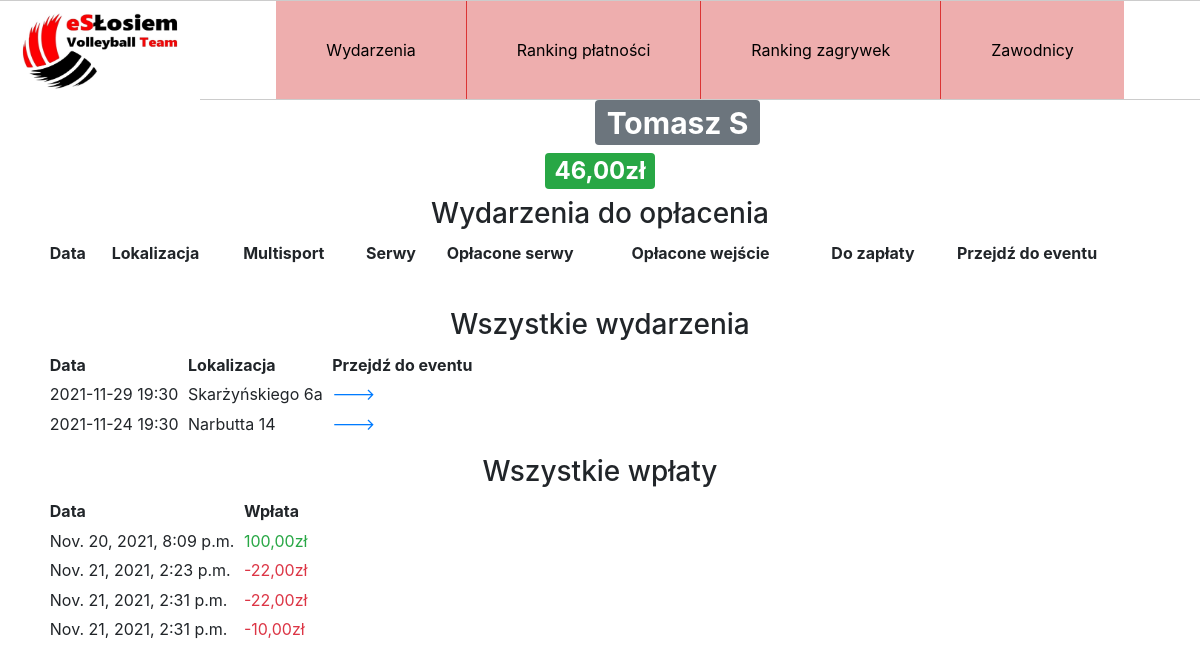
Page /player/4 on the earlier database version.
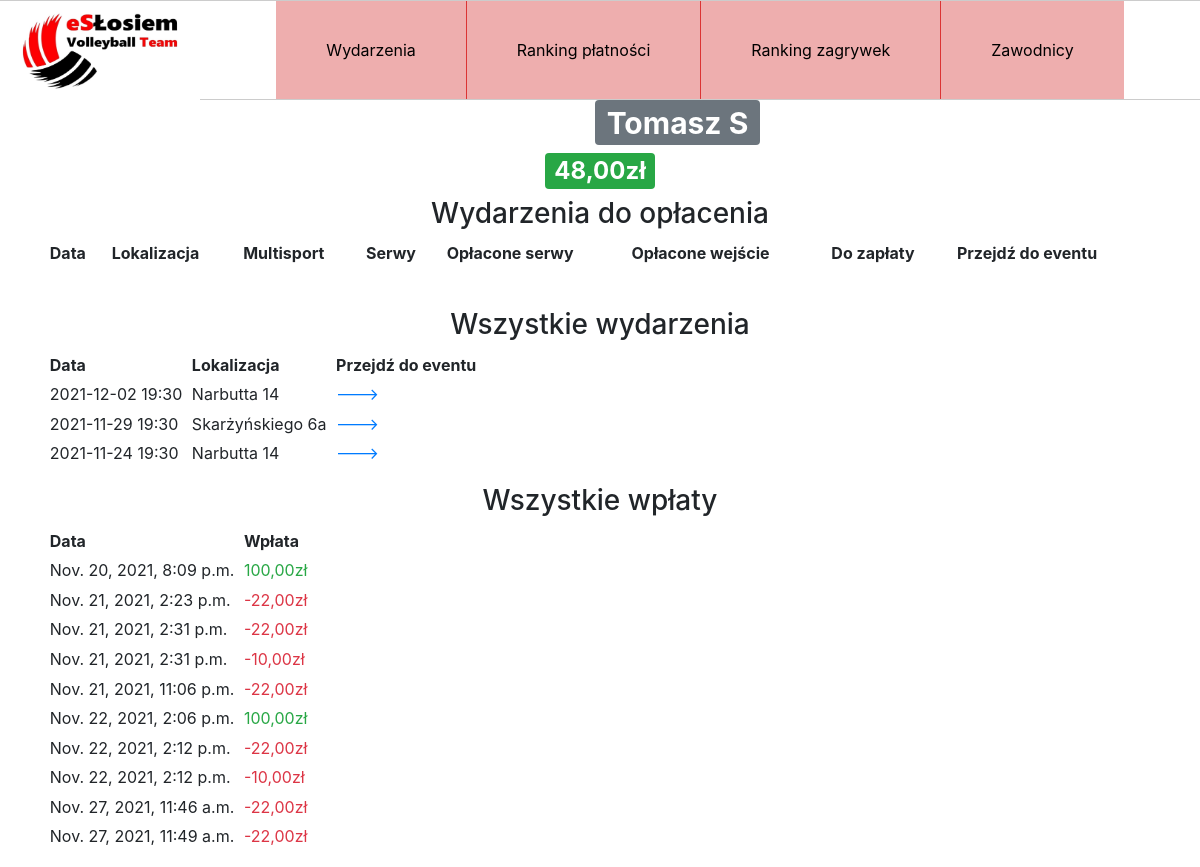
Same page on the later database version.
### zapisy/models.py (models this page shows, shortened)
class Entry(models.Model):
    event = models.ForeignKey("Event", on_delete=models.CASCADE)
    player = models.ForeignKey("Player", on_delete=models.CASCADE)
    created_at = models.DateTimeField(auto_now_add=True, editable=True)
    reserve = models.BooleanField(default=False)
    multisport = models.BooleanField(default=False)
    serves = models.IntegerField(default=0)
    paid = models.BooleanField(default=False)
    serves_paid = models.BooleanField(default=False)
    resign = models.BooleanField(default=False)
    def count_entry_fee(self):
        if not self.paid:
            if self.multisport:
                return self.event.price_multisport
            else:
                return self.event.price
        else:
            return 0
    def count_serves_fee(self):
        if not self.serves_paid:
            return self.serves * 2
        else:
            return 0
    def count_total_fee(self):
        return self.count_entry_fee() + self.count_serves_fee()

class Event(models.Model):
    date = models.DateTimeField()
    duration = models.DurationField()
    location = models.ForeignKey("Localization", on_delete=models.SET_NULL, blank=True, null=True, default=None)
    price = models.FloatField()
    price_multisport = models.FloatField(default=0)
    player_slots = models.IntegerField(default=12)
    coach = models.BooleanField(default=False)
    cancelled = models.BooleanField(default=False)

class Localization(models.Model):
    address = models.CharField(max_length=32)
    image = models.ImageField(upload_to='localizations')
    def __str__(self):
        return self.address

class Payment(models.Model):
    player = models.ForeignKey("Player", on_delete=models.CASCADE)
    created_at = models.DateTimeField(auto_now_add=True)
    value = models.FloatField()
    done_by_python = models.BooleanField(default=True)

### zapisy/views.py (the view)
# urls.py: path('player/<int:pk>', views.PlayerDetailView.as_view(), name='player'),
class PlayerDetailView(DetailView):
    template_name = "zapisy/player_detail.html"
    queryset = Player.objects.all()
    related_name = 'player'
    def get_context_data(self,**kwargs):
        context = super().get_context_data(**kwargs)
        player = Player.objects.get(id=self.kwargs['pk'])
        attended_entries = Entry.objects.filter(player=player, reserve=False)
        entries_unpaid = attended_entries.filter(Q(paid=False) | Q(serves_paid=False))
        context['entries_unpaid'] = entries_unpaid.order_by('-event__date')
        context['all_entries'] = attended_entries.order_by('-event__date')
        context['player_payments'] = Payment.objects.filter(player=player)
        return context

### zapisy/models.py (called while the page is built)
    def count_balance(self):
        player_entries = Entry.objects.filter(player=self, reserve=False)
        player_payments = Payment.objects.filter(player=self)
        balance = 0
        for entry in player_entries:
            balance -= entry.count_total_fee()
        for payment in player_payments:
            balance += payment.value
        return balance

### zapisy/templatetags/filters.py (called while the page is built)
@register.filter
def show_date(date):
    return date.strftime('%Y-%m-%d %H:%M')

@register.filter
def show_price(value):
    return str("{:.2f}".format(value)).replace(".", ",") + 'zł'

@register.filter
def show_colored_price(value):
    value_str = show_price(value)
    if value > 0:
        return mark_safe(f'<span class="text-success">{value_str}</span>')
    elif value < 0:
        return mark_safe(f'<span class="text-danger">{value_str}</span>')
    else:
        return mark_safe(f'<span class="text-warning">{value_str}</span>')

@register.filter
def check_balance(object):
    return object.count_balance()

### templates/zapisy/player_detail.html (shortened to what this page needs)
{% extends "zapisy/base.html" %}
{% load filters %}
  {% block content %}
    <h1><span class="badge badge-secondary">{{player.name}}</span></h1>
    {% with player|check_balance as balance %}
      <h2>
        {% if balance < 0 %}
          <span class="badge badge-danger">
        {% elif balance > 0 %}
          <span class="badge badge-success">
        {% else %}
          <span class="badge badge-warning">
        {% endif %}
          {{balance|show_price}}
        </span>
      </h2>
    {% endwith %}
    <h3>Wydarzenia do opłacenia</h3>
    <table class="table table-borderless table-sm">
      <thead>
        <th scope="col">Data</th>
        <th scope="col">Lokalizacja</th>
        <th scope="col">Multisport</th>
        <th scope="col">Serwy</th>
        <th scope="col">Opłacone serwy</th>
        <th scope="col">Opłacone wejście</th>
        <th scope="col">Do zapłaty</th>
        <th scope="col">Przejdź do eventu</th>
      </thead>
    </table>
    <br>
    <h3>Wszystkie wydarzenia</h3>
    <table class="table table-borderless table-sm table-responsive">
      <thead>
        <th scope="col">Data</th>
        <th scope="col">Lokalizacja</th>
        <th scope="col">Przejdź do eventu</th>
      </thead>
      {% for entry in all_entries %}
        <tr>
          <td scope="row">{{entry.event.date|show_date}}</td>
          <td>{{entry.event.location}}</td>
          <td><a href="{% url 'event' entry.event.id %}">---></a></td>
        </tr>
      {% endfor %}
    </table>
    <h3>Wszystkie wpłaty</h3>
    <table class="table table-borderless table-sm table-responsive">
      <thead>
        <tr>
          <th scope="col">Data</th>
          <th scope="col">Wpłata</th>
        </tr>
      </thead>
      {% for payment in player_payments %}
        <tr>
          <td scope="row">{{payment.created_at}}</td>
          <td>{{payment.value|show_colored_price}}</td>
        </tr>
      {% endfor %}
    </table>
  {% endblock %}

Differences in the rows shown:
added Entry: event|show_date "2021-12-02 19:30", event.location "Narbutta 14"
added Payment: created_at "Nov. 21, 2021, 11:06 p.m.", value|show_colored_price "-22,00zł"
added Payment: created_at "Nov. 22, 2021, 2:06 p.m.", value|show_colored_price "100,00zł"
added Payment: created_at "Nov. 22, 2021, 2:12 p.m.", value|show_colored_price "-22,00zł"
added Payment: created_at "Nov. 22, 2021, 2:12 p.m.", value|show_colored_price "-10,00zł"
added Payment: created_at "Nov. 27, 2021, 11:46 a.m.", value|show_colored_price "-22,00zł"
added Payment: created_at "Nov. 27, 2021, 11:49 a.m.", value|show_colored_price "-22,00zł"
Other differences:
{{ balance|show_price }}: "46,00zł" → "48,00zł"
